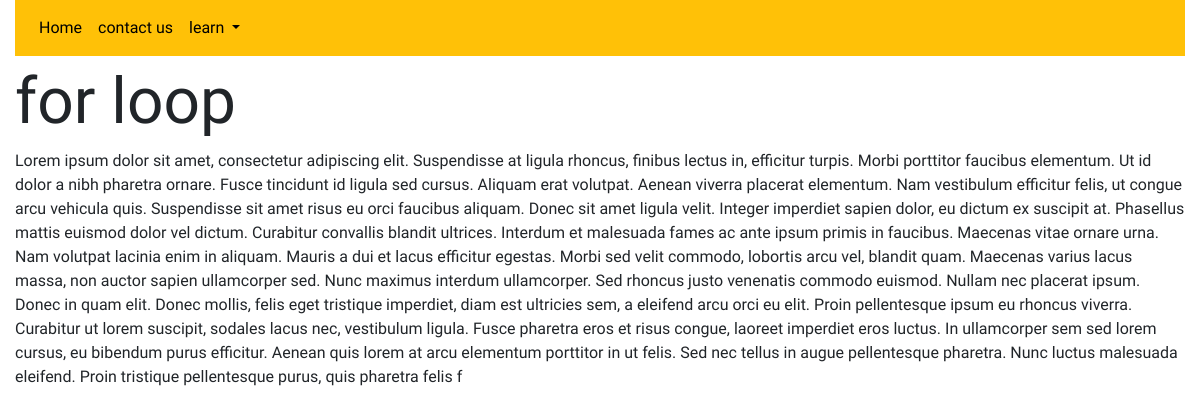
Screenshot of /python/2/ with the database file from the repository.
### topics/models.py (models this page shows, shortened)
class Topic(models.Model):
    title=models.CharField(max_length=100)
    detail=models.TextField()

### topics/views.py (the view)
# urls.py: path('<int:topic_id>/', views.detail, name='detail'),
def detail(request,topic_id):
    topic=get_object_or_404(Topic,pk=topic_id)
    return render(request,'topics/detail.html',{'topic':topic})

### topics/templates/topics/detail.html
{%extends 'home/base.html'%}
{%block content%}
<h1 id="hometext">{{topic.title}}</h1>
{{topic.detail|safe}}
{%endblock%}

### home/static/home/style.css (style rules this page uses)
body { font-family: 'Didact Gothic', sans-serif; }
@media (min-width: 992px) { #hometext { font-size: 4rem; } }

### rows the page displays
Topic: title "for loop", detail "Lorem ipsum dolor sit amet, consectetur adipiscing elit. Suspendisse at ligula rhoncus, finibus lectus in, efficitur turpis. Morbi porttitor faucibus elementum. Ut id dolor a nibh pharetra ornare. Fusce tincidunt id ligula sed cursus. Aliquam erat volutpat. Aenean viverra placerat elementum. Nam vestibulum efficitur felis, ut congue arcu vehicula quis. Suspendisse sit amet risus eu orci faucibus aliquam. Donec sit amet ligula velit. Integer imperdiet sapien dolor, eu dictum ex suscipit at. Phasellus mattis euismod dolor vel dictum. Curabitur convallis blandit ultrices. Interdum et malesuada fames ac ante ipsum primis in faucibus. Maecenas vitae ornare urna. Nam volutpat lacinia enim in…"
